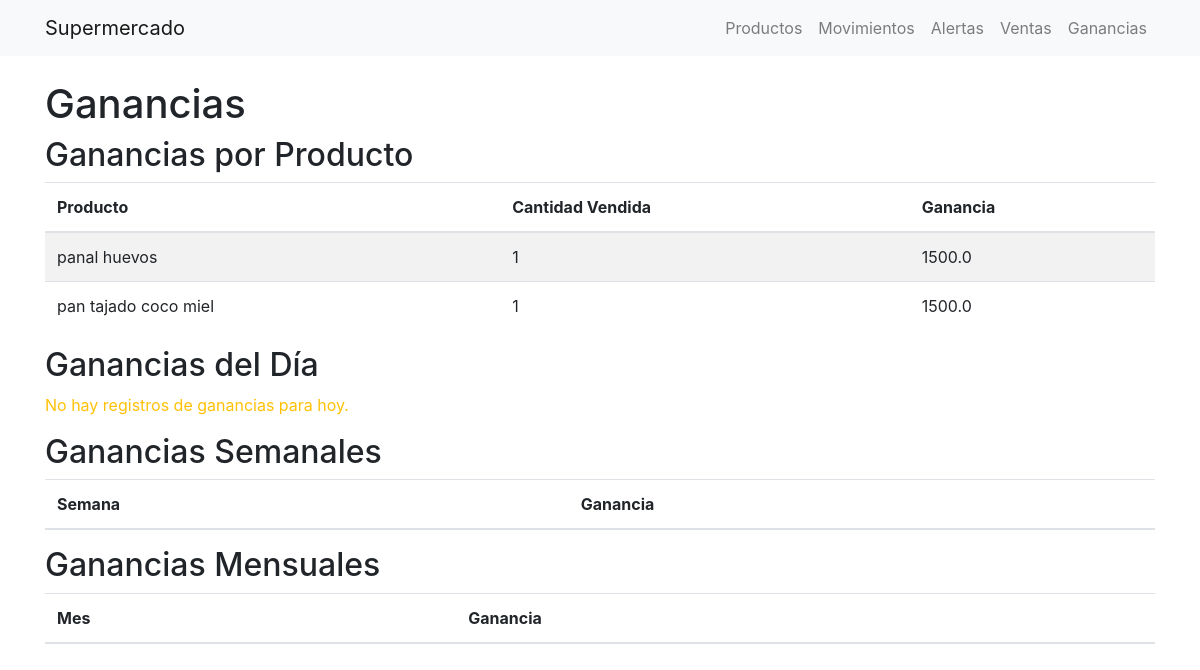
Before: /ganancias with the older database file.
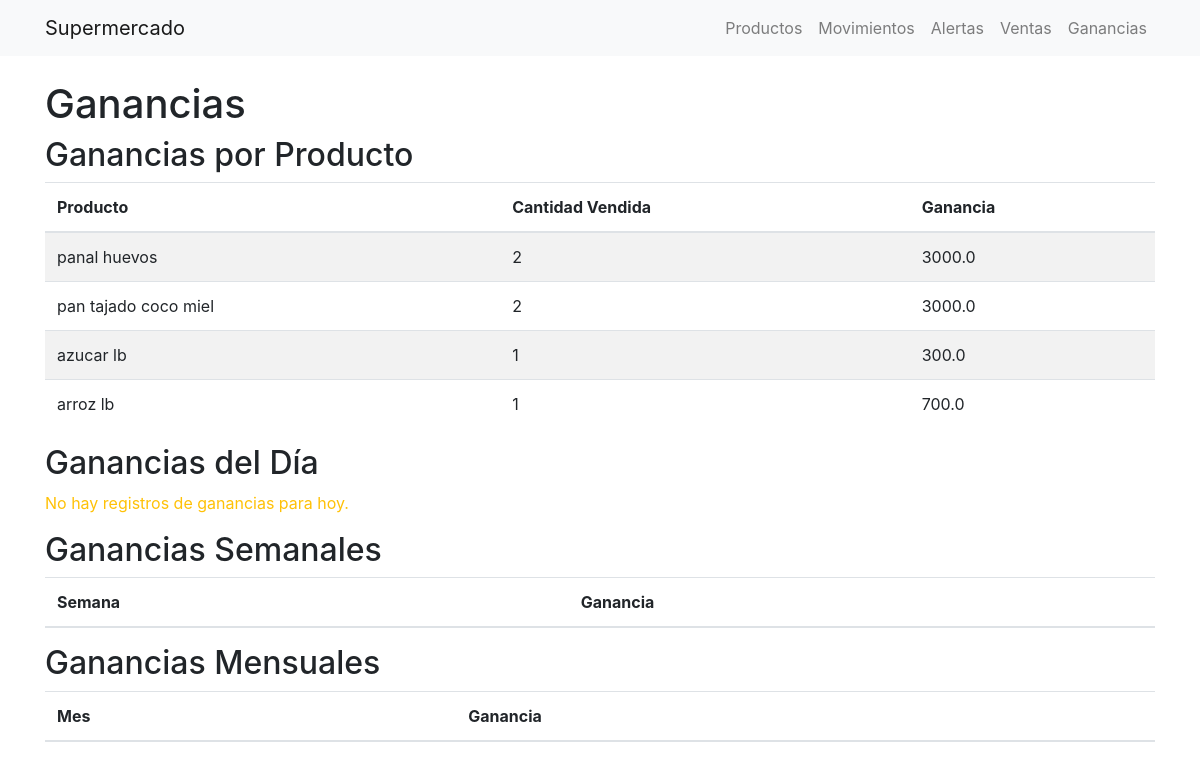
After: the same page with the newer database file.
### app.py (models this page shows)
class Producto(db.Model):
    id = db.Column(db.Integer, primary_key=True)
    nombre = db.Column(db.String(100), nullable=False)
    categoria = db.Column(db.String(100), nullable=False)
    precio_compra = db.Column(db.Float, nullable=False)
    precio_venta = db.Column(db.Float, nullable=False)
    stock_disponible = db.Column(db.Integer, nullable=False)
    proveedor = db.Column(db.String(100), nullable=False)
    umbral_alerta = db.Column(db.Integer, nullable=False, default=5)

### app.py (the view)
@app.route('/ganancias', methods=['GET'])
def ganancias():
    fecha_str = request.args.get('fecha')
    fecha_seleccionada = datetime.strptime(fecha_str, '%Y-%m-%d').date() if fecha_str else datetime.now().date()
    productos = Producto.query.all()
    ventas = Venta.query.all()
    ganancias_por_producto = {}
    for producto in productos:
        cantidad_total = sum(venta.cantidad_vendida for venta in ventas if venta.producto_id == producto.id)
        ganancia_total = sum(
            (venta.precio_venta_unitario - producto.precio_compra) * venta.cantidad_vendida
            for venta in ventas if venta.producto_id == producto.id
        )
        ganancias_por_producto[producto.nombre] = {
            "cantidad_vendida": cantidad_total,
            "ganancia": ganancia_total
        }
    ganancias_diarias = {}
    for venta in ventas:
        try:
            fecha_venta = datetime.strptime(venta.fecha_venta, "%Y-%m-%d %H:%M:%S").date()  # Convertir a objeto datetime
        except TypeError:
            fecha_venta = venta.fecha_venta.date()  # Si ya es datetime, tomar solo la fecha
        if fecha_venta == fecha_seleccionada:
            producto = Producto.query.get(venta.producto_id)
            if producto:
                ganancia = (venta.precio_venta_unitario - producto.precio_compra) * venta.cantidad_vendida
                ganancias_diarias[fecha_seleccionada.strftime('%Y-%m-%d')] = ganancias_diarias.get(fecha_seleccionada.strftime('%Y-%m-%d'), 0) + ganancia
    ganancias_semanales = {}
    ganancias_mensuales = {}
    hoy = datetime.now()
    semana_pasada = hoy - timedelta(days=7)
    mes_pasado = hoy - timedelta(days=30)
    for venta in ventas:
        fecha_venta = venta.fecha_venta
        if fecha_venta > semana_pasada:
            if fecha_venta.strftime('%Y-%W') not in ganancias_semanales:
                ganancias_semanales[fecha_venta.strftime('%Y-%W')] = 0
            producto = Producto.query.get(venta.producto_id)
            ganancias_semanales[fecha_venta.strftime('%Y-%W')] += (venta.precio_venta_unitario - producto.precio_compra) * venta.cantidad_vendida
        if fecha_venta > mes_pasado:
            if fecha_venta.strftime('%Y-%m') not in ganancias_mensuales:
                ganancias_mensuales[fecha_venta.strftime('%Y-%m')] = 0
            producto = Producto.query.get(venta.producto_id)
            ganancias_mensuales[fecha_venta.strftime('%Y-%m')] += (venta.precio_venta_unitario - producto.precio_compra) * venta.cantidad_vendida
    return render_template(
        'ganancias.html',
        ganancias_por_producto=ganancias_por_producto,
        ganancias_diarias=ganancias_diarias,
        ganancias_semanales=ganancias_semanales,
        ganancias_mensuales=ganancias_mensuales,
        fecha_seleccionada=fecha_seleccionada
    )

### templates/ganancias.html (shortened to what this page needs)
{% extends 'index.html' %}
{% block content %}
    <h1>Ganancias</h1>
    <h2>Ganancias por Producto</h2>
    <table class="table table-striped">
        <thead>
            <tr>
                <th>Producto</th>
                <th>Cantidad Vendida</th>
                <th>Ganancia</th>
            </tr>
        </thead>
        <tbody>
            {% for producto, datos in ganancias_por_producto.items() %}
                <tr>
                    <td>{{ producto }}</td>
                    <td>{{ datos.cantidad_vendida }}</td>
                    <td>{{ datos.ganancia }}</td>
                </tr>
            {% endfor %}
        </tbody>
    </table>
    <h2>Ganancias del Día</h2>
    {% if ganancias_diarias %}
        <table class="table table-striped">
            <thead>
                <tr>
                    <th>Fecha</th>
                    <th>Ganancia</th>
                </tr>
            </thead>
            <tbody>
                {% for fecha, ganancia in ganancias_diarias.items() %}
                    <tr>
                        <td>{{ fecha }}</td>
                        <td>{{ ganancia }}</td>
                    </tr>
                {% endfor %}
            </tbody>
        </table>
    {% else %}
        <p class="text-warning">No hay registros de ganancias para hoy.</p>
    {% endif %}
    <h2>Ganancias Semanales</h2>
    <table class="table table-striped">
        <thead>
            <tr>
                <th>Semana</th>
                <th>Ganancia</th>
            </tr>
        </thead>
    </table>
    <h2>Ganancias Mensuales</h2>
    <table class="table table-striped">
        <thead>
            <tr>
                <th>Mes</th>
                <th>Ganancia</th>
            </tr>
        </thead>
    </table>
{% endblock %}

Changed rows visible on the page:
changed Producto "panal huevos": cantidad_vendida "1" → "2"; ganancia "1500.0" → "3000.0"
changed Producto "pan tajado coco miel": cantidad_vendida "1" → "2"; ganancia "1500.0" → "3000.0"
added Producto: nombre "azucar lb", cantidad_vendida "1", ganancia "300.0"
added Producto: nombre "arroz lb", cantidad_vendida "1", ganancia "700.0"
